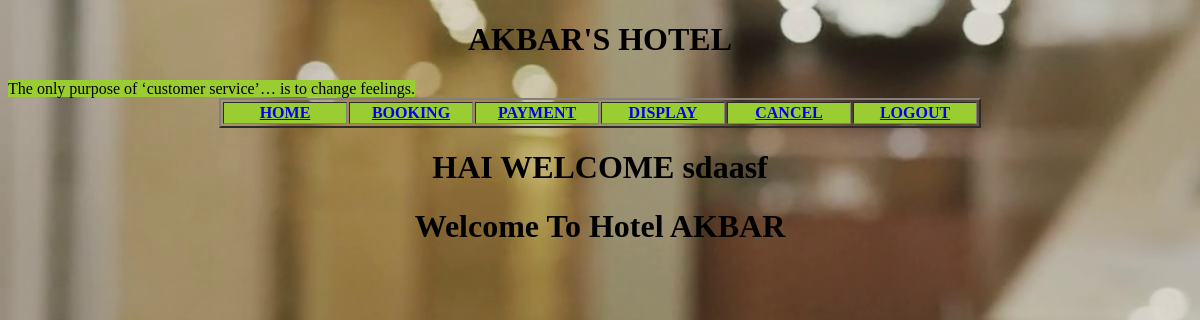
Page /openBookingPage/ on the earlier database version.
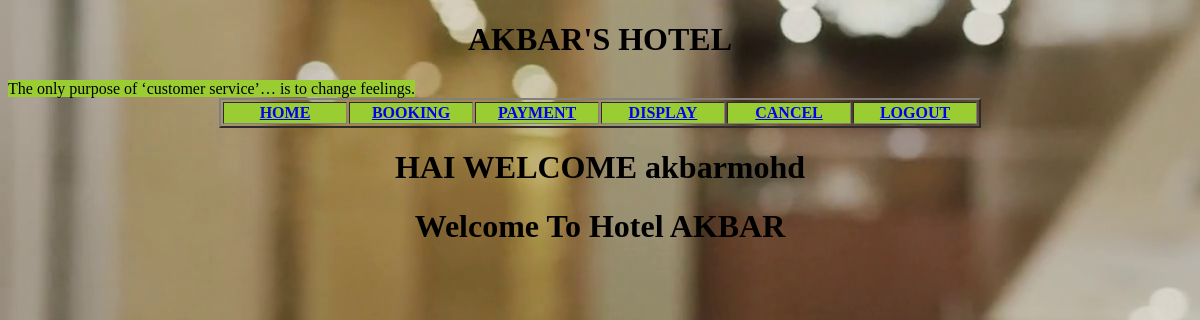
Same page on the later database version.
### hotelbooking/models.py (models this page shows)
class UserRegister(models.Model):
    fname=models.CharField(max_length=50)
    lname = models.CharField(max_length=50)
    email_id=models.EmailField(max_length=20,primary_key=True)
    password=models.CharField(max_length=50)
    rpassword = models.CharField(max_length=50)
    contact_no=models.IntegerField()
    address=models.CharField(max_length=100)

### hotelbooking/views.py (the view)
# urls.py: path('openBookingPage/',views.openBookingPage),
def openBookingPage(request):
    type = request.GET.get("type")
    qs=Room.objects.all()
    res = UserRegister.objects.filter()
    for x in res:
        print(x)
    return render(request, "index2.html", {"type": type,"qs":qs,"name":x})

### templates/index2.html (shortened to what this page needs)
<!DOCTYPE html>
<html lang="en">
<head>
    {% load staticfiles%}
</head>
<body>
<h1 align="center">AKBAR'S HOTEL</h1>
<marquee>
    <font size="3" face="Algerian" style="background: yellowgreen">The only purpose of ‘customer service’… is to change feelings.</font>
</marquee>
<table align="center" border="2">
    <tr><th width="120" bgcolor="#9acd32"><a href="/openUserHomePage/?type=home&name={{ name }}">HOME</a></th>
        <th width="120" bgcolor="#9acd32"><a href="/openBookingPage/?type=booking&name={{ name }}">BOOKING</a> </th>
        <th width="120" bgcolor="#9acd32"><a href="/openPaymentPage/?type=payment">PAYMENT</a> </th>
        <th width="120" bgcolor="#9acd32"><a href="/displayPage/?type=display">DISPLAY</a> </th>
        <th width="120" bgcolor="#9acd32"><a href="/openBookingPage/?type=cancel">CANCEL</a> </th>
         <th width="120" bgcolor="#9acd32"><a href="/openUserLogin/?type=h_user">LOGOUT</a></th>
    </tr>
</table>
<div>
    <h1 align="center">HAI WELCOME  {{ name.fname }}{{ name.lname }}</h1>
    <h1 align="center" >Welcome To Hotel AKBAR</h1>
</div>
</body>
</html>

Differences in the rows shown:
no longer on this page (row unchanged): UserRegister: fname "sd", lname "aasf"
added UserRegister: fname "akbar", lname "mohd"
